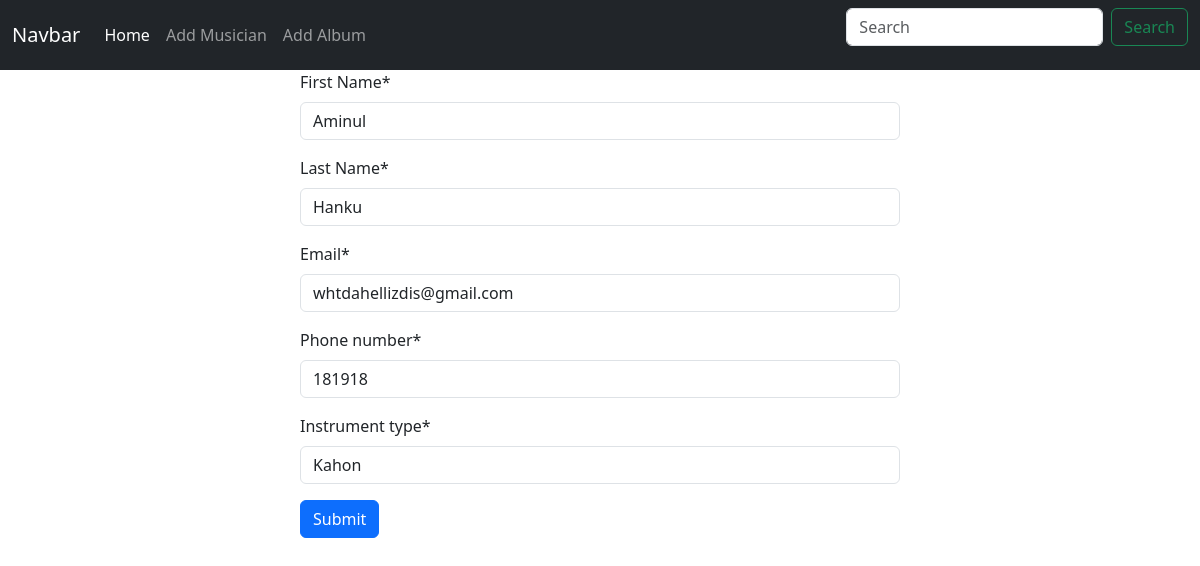
The app's page /musician/edit/3 with its own data.
### Musician/models.py (models this page shows, shortened)
class MusicianDB(models.Model):
    First_Name = models.CharField(max_length=40)
    Last_Name = models.CharField(max_length=40)
    Email = models.EmailField()
    Phone_number= models.CharField(max_length=14)
    Instrument_type= models.CharField(max_length=14)

### Musician/views.py (the view)
# urls.py: path('edit/<int:id>', views.edit_musician,name='edit_musician'),
def edit_musician(request,id):
    musician = MusicianDB.objects.get(pk=id)
    form = MusicianForm(instance=musician)
    if request.method=='POST':
        form = MusicianForm(request.POST,instance=musician)
        if form.is_valid():
            form.save()
            return redirect('homepage')
    return render(request,'musician.html',{'form':form})

### Musician/forms.py
class MusicianForm(forms.ModelForm):
    class Meta :
        model = MusicianDB
        fields='__all__'

### Musician/templates/musician.html (shortened to what this page needs)
{% extends "base.html" %}
{% load crispy_forms_tags %}
{% block content %}
<form style="width:50% ; margin:auto;" method='post'>
    {{form|crispy}}
    <button class ="btn btn-primary" type="submit">Submit</button>
</form>
{% endblock content %}

### records on screen
MusicianDB: First_Name "Aminul", Last_Name "Hanku", Email "whtdahellizdis@gmail.com", Phone_number "181918", Instrument_type "Kahon"
